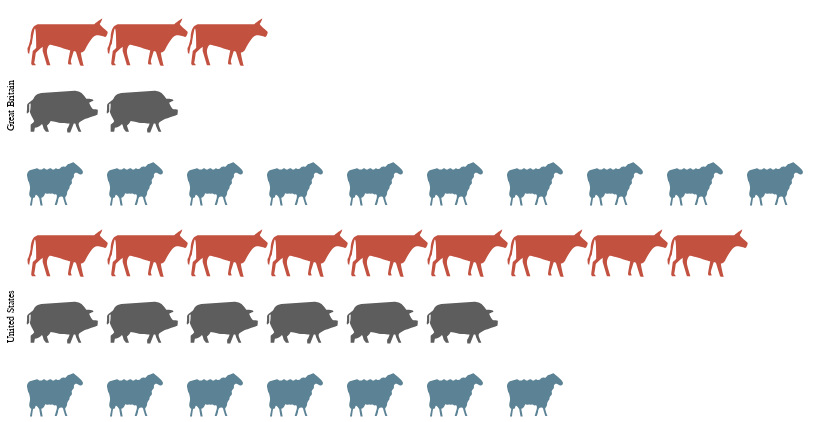

Describe this chart as a Vega-Lite specification.
### Vega specification from a JSON file in a GitHub repository (floating-point values rounded to 4 significant figures)
{"$schema": "https://vega.github.io/schema/vega/v4.json", "description": "Inspired by this [Only An Ocean Between, 1943](http://www.thomwhite.co.uk/?p=1303). Population Live Stock, p.13. This example was created by [@jwoLondon](https://github.com/jwoLondon)", "autosize": "pad", "padding": 5, "data": [{"name": "source_0", "values": [{"country": "Great Britain", "animal": "cattle", "col": 3}, {"country": "Great Britain", "animal": "cattle", "col": 2}, {"country": "Great Britain", "animal": "cattle", "col": 1}, {"country": "Great Britain", "animal": "pigs", "col": 2}, {"country": "Great Britain", "animal": "pigs", "col": 1}, {"country": "Great Britain", "animal": "sheep", "col": 10}, {"country": "Great Britain", "animal": "sheep", "col": 9}, {"country": "Great Britain", "animal": "sheep", "col": 8}, {"country": "Great Britain", "animal": "sheep", "col": 7}, {"country": "Great Britain", "animal": "sheep", "col": 6}, {"country": "Great Britain", "animal": "sheep", "col": 5}, {"country": "Great Britain", "animal": "sheep", "col": 4}, {"country": "Great Britain", "animal": "sheep", "col": 3}, {"country": "Great Britain", "animal": "sheep", "col": 2}, {"country": "Great Britain", "animal": "sheep", "col": 1}, {"country": "United States", "animal": "cattle", "col": 9}, {"country": "United States", "animal": "cattle", "col": 8}, {"country": "United States", "animal": "cattle", "col": 7}, {"country": "United States", "animal": "cattle", "col": 6}, {"country": "United States", "animal": "cattle", "col": 5}, {"country": "United States", "animal": "cattle", "col": 4}, {"country": "United States", "animal": "cattle", "col": 3}, {"country": "United States", "animal": "cattle", "col": 2}, {"country": "United States", "animal": "cattle", "col": 1}, {"country": "United States", "animal": "pigs", "col": 6}, {"country": "United States", "animal": "pigs", "col": 5}, {"country": "United States", "animal": "pigs", "col": 4}, {"country": "United States", "animal": "pigs", "col": 3}, {"country": "United States", "animal": "pigs", "col": 2}, {"country": "United States", "animal": "pigs", "col": 1}, {"country": "United States", "animal": "sheep", "col": 7}, {"country": "United States", "animal": "sheep", "col": 6}, {"country": "United States", "animal": "sheep", "col": 5}, {"country": "United States", "animal": "sheep", "col": 4}, {"country": "United States", "animal": "sheep", "col": 3}, {"country": "United States", "animal": "sheep", "col": 2}, {"country": "United States", "animal": "sheep", "col": 1}]}, {"name": "row_domain", "source": "source_0", "transform": [{"type": "aggregate", "groupby": ["country"]}]}], "signals": [{"name": "child_width", "value": 800}, {"name": "child_height", "value": 200}], "layout": {"padding": {"row": 10, "column": 10}, "columns": 1, "bounds": "full", "align": "all"}, "marks": [{"name": "row_header", "type": "group", "role": "row-header", "from": {"data": "row_domain"}, "sort": {"field": "datum[\"country\"]", "order": "ascending"}, "title": {"text": {"signal": "''+parent[\"country\"]"}, "offset": 10, "orient": "left", "style": "guide-label"}, "encode": {"update": {"height": {"signal": "child_height"}}}}, {"name": "cell", "type": "group", "style": "cell", "from": {"facet": {"name": "facet", "data": "source_0", "groupby": ["country"]}}, "sort": {"field": ["datum[\"country\"]"], "order": ["ascending"]}, "encode": {"update": {"width": {"signal": "child_width"}, "height": {"signal": "child_height"}}}, "marks": [{"name": "child_marks", "type": "symbol", "style": ["point"], "from": {"data": "facet"}, "encode": {"update": {"opacity": {"value": 1}, "fill": {"scale": "color", "field": "animal"}, "x": {"scale": "x", "field": "col"}, "y": {"scale": "y", "field": "animal"}, "size": {"value": 200}, "shape": {"scale": "shape", "field": "animal"}}}}]}], "scales": [{"name": "x", "type": "point", "domain": {"data": "source_0", "field": "col", "sort": true}, "range": [0, {"signal": "child_width"}], "padding": 0.5}, {"name": "y", "type": "point", "domain": {"data": "source_0", "field": "animal", "sort": true}, "range": [0, {"signal": "child_height"}], "padding": 0.5}, {"name": "color", "type": "ordinal", "domain": ["person", "cattle", "pigs", "sheep"], "range": ["rgb(162,160,152)", "rgb(194,81,64)", "rgb(93,93,93)", "rgb(91,131,149)"]}, {"name": "shape", "type": "ordinal", "domain": ["person", "cattle", "pigs", "sheep"], "range": ["M1.7 -1.7h-0.8c0.3 -0.2 0.6 -0.5 0.6 -0.9c0 -0.6 -0.4 -1 -1 -1c-0.6 0 -1 0.4 -1 1c0 0.4 0.2 0.7 0.6 0.9h-0.8c-0.4 0 -0.7 0.3 -0.7 0.6v1.9c0 0.3 0.3 0.6 0.6 0.6h0.2c0 0 0 0.1 0 0.1v1.9c0 0.3 0.2 0.6 0.3 0.6h1.3c0.2 0 0.3 -0.3 0.3 -0.6v-1.8c0 0 0 -0.1 0 -0.1h0.2c0.3 0 0.6 -0.3 0.6 -0.6v-2c0.2 -0.3 -0.1 -0.6 -0.4 -0.6z", "M4 -2c0 0 0.9 -0.7 1.1 -0.8c0.1 -0.1 -0.1 0.5 -0.3 0.7c-0.2 0.2 1.1 1.1 1.1 1.2c0 0.2 -0.2 0.8 -0.4 0.7c-0.1 0 -0.8 -0.3 -1.3 -0.2c-0.5 0.1 -1.3 1.6 -1.5 2c-0.3 0.4 -0.6 0.4 -0.6 0.4c0 0.1 0.3 1.7 0.4 1.8c0.1 0.1 -0.4 0.1 -0.5 0c0 0 -0.6 -1.9 -0.6 -1.9c-0.1 0 -0.3 -0.1 -0.3 -0.1c0 0.1 -0.5 1.4 -0.4 1.6c0.1 0.2 0.1 0.3 0.1 0.3c0 0 -0.4 0 -0.4 0c0 0 -0.2 -0.1 -0.1 -0.3c0 -0.2 0.3 -1.7 0.3 -1.7c0 0 -2.8 -0.9 -2.9 -0.8c-0.2 0.1 -0.4 0.6 -0.4 1c0 0.4 0.5 1.9 0.5 1.9l-0.5 0l-0.6 -2l0 -0.6c0 0 -1 0.8 -1 1c0 0.2 -0.2 1.3 -0.2 1.3c0 0 0.3 0.3 0.2 0.3c0 0 -0.5 0 -0.5 0c0 0 -0.2 -0.2 -0.1 -0.4c0 -0.1 0.2 -1.6 0.2 -1.6c0 0 0.5 -0.4 0.5 -0.5c0 -0.1 0 -2.7 -0.2 -2.7c-0.1 0 -0.4 2 -0.4 2c0 0 0 0.2 -0.2 0.5c-0.1 0.4 -0.2 1.1 -0.2 1.1c0 0 -0.2 -0.1 -0.2 -0.2c0 -0.1 -0.1 -0.7 0 -0.7c0.1 -0.1 0.3 -0.8 0.4 -1.4c0 -0.6 0.2 -1.3 0.4 -1.5c0.1 -0.2 0.6 -0.4 0.6 -0.4z", "M1.2 -2c0 0 0.7 0 1.2 0.5c0.5 0.5 0.4 0.6 0.5 0.6c0.1 0 0.7 0 0.8 0.1c0.1 0 0.2 0.2 0.2 0.2c0 0 -0.6 0.2 -0.6 0.3c0 0.1 0.4 0.9 0.6 0.9c0.1 0 0.6 0 0.6 0.1c0 0.1 0 0.7 -0.1 0.7c-0.1 0 -1.2 0.4 -1.5 0.5c-0.3 0.1 -1.1 0.5 -1.1 0.7c-0.1 0.2 0.4 1.2 0.4 1.2l-0.4 0c0 0 -0.4 -0.8 -0.4 -0.9c0 -0.1 -0.1 -0.3 -0.1 -0.3l-0.2 0l-0.5 1.3l-0.4 0c0 0 -0.1 -0.4 0 -0.6c0.1 -0.1 0.3 -0.6 0.3 -0.7c0 0 -0.8 0 -1.5 -0.1c-0.7 -0.1 -1.2 -0.3 -1.2 -0.2c0 0.1 -0.4 0.6 -0.5 0.6c0 0 0.3 0.9 0.3 0.9l-0.4 0c0 0 -0.4 -0.5 -0.4 -0.6c0 -0.1 -0.2 -0.6 -0.2 -0.5c0 0 -0.4 0.4 -0.6 0.4c-0.2 0.1 -0.4 0.1 -0.4 0.1c0 0 -0.1 0.6 -0.1 0.6l-0.5 0l0 -1c0 0 0.5 -0.4 0.5 -0.5c0 -0.1 -0.7 -1.2 -0.6 -1.4c0.1 -0.1 0.1 -1.1 0.1 -1.1c0 0 -0.2 0.1 -0.2 0.1c0 0 0 0.9 0 1c0 0.1 -0.2 0.3 -0.3 0.3c-0.1 0 0 -0.5 0 -0.9c0 -0.4 0 -0.4 0.2 -0.6c0.2 -0.2 0.6 -0.3 0.8 -0.8c0.3 -0.5 1 -0.6 1 -0.6z", "M-4.1 -0.5c0.2 0 0.2 0.2 0.5 0.2c0.3 0 0.3 -0.2 0.5 -0.2c0.2 0 0.2 0.2 0.4 0.2c0.2 0 0.2 -0.2 0.5 -0.2c0.2 0 0.2 0.2 0.4 0.2c0.2 0 0.2 -0.2 0.4 -0.2c0.1 0 0.2 0.2 0.4 0.1c0.2 0 0.2 -0.2 0.4 -0.3c0.1 0 0.1 -0.1 0.4 0c0.3 0 0.3 -0.4 0.6 -0.4c0.3 0 0.6 -0.3 0.7 -0.2c0.1 0.1 1.4 1 1.3 1.4c-0.1 0.4 -0.3 0.3 -0.4 0.3c-0.1 0 -0.5 -0.4 -0.7 -0.2c-0.3 0.2 -0.1 0.4 -0.2 0.6c-0.1 0.1 -0.2 0.2 -0.3 0.4c0 0.2 0.1 0.3 0 0.5c-0.1 0.2 -0.3 0.2 -0.3 0.5c0 0.3 -0.2 0.3 -0.3 0.6c-0.1 0.2 0 0.3 -0.1 0.5c-0.1 0.2 -0.1 0.2 -0.2 0.3c-0.1 0.1 0.3 1.1 0.3 1.1l-0.3 0c0 0 -0.3 -0.9 -0.3 -1c0 -0.1 -0.1 -0.2 -0.3 -0.2c-0.2 0 -0.3 0.1 -0.4 0.4c0 0.3 -0.2 0.8 -0.2 0.8l-0.3 0l0.3 -1c0 0 0.1 -0.6 -0.2 -0.5c-0.3 0.1 -0.2 -0.1 -0.4 -0.1c-0.2 -0.1 -0.3 0.1 -0.4 0c-0.2 -0.1 -0.3 0.1 -0.5 0c-0.2 -0.1 -0.1 0 -0.3 0.3c-0.2 0.3 -0.4 0.3 -0.4 0.3l0.2 1.1l-0.3 0l-0.2 -1.1c0 0 -0.4 -0.6 -0.5 -0.4c-0.1 0.3 -0.1 0.4 -0.3 0.4c-0.1 -0.1 -0.2 1.1 -0.2 1.1l-0.3 0l0.2 -1.1c0 0 -0.3 -0.1 -0.3 -0.5c0 -0.3 0.1 -0.5 0.1 -0.7c0.1 -0.2 -0.1 -1 -0.2 -1.1c-0.1 -0.2 -0.2 -0.8 -0.2 -0.8c0 0 -0.1 -0.5 0.4 -0.8z"]}], "config": {"axisY": {"minExtent": 30}, "style": {"cell": {"stroke": ""}}}}
